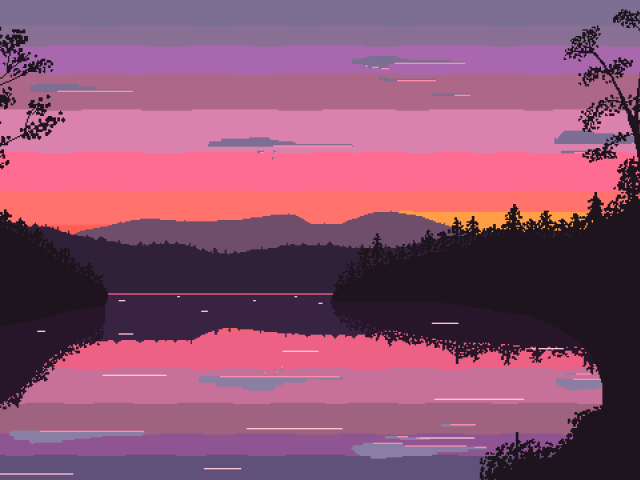
#> input picture App/B7/13NguyenLeHoangThanh/13.jpg, 640 x 480 px, found by its file name
$ python NLHT_B71_Slide.py
#> lines starting #> are read from the running program, lines starting #| are printed output that depends on the picture
# -*- coding: utf-8 -*-
"""
Created on Mon Nov  1 13:38:00 2021

@author: thanh
"""

import cv2
import numpy as np

INPUT_IMAGE = "13.jpg"

def apply_sliding_window(img, kernel, padding=0, stride=1):
    h, w = img.shape[:2]

    img_p = np.zeros([h+2*padding, w+2*padding])

    img_p[padding:padding+h, padding:padding+w] = img

    kernel = np.array(kernel)

    assert len(kernel.shape) == 2 and kernel.shape[0] == kernel.shape[1]
    assert kernel.shape[0] % 2 != 0
    k_size = kernel.shape[0]
    k_half = int(k_size/2)

    y_pos = [v for idx, v in enumerate(list(range(k_half, h-k_half))) if idx % stride == 0]
    x_pos = [v for idx, v in enumerate(list(range(k_half, w-k_half))) if idx % stride == 0]

    new_img = np.zeros([len(y_pos), len(x_pos)])

    for new_y, y in enumerate(y_pos):
        for new_x, x in enumerate(x_pos):
            if k_half == 0:
                pixel_val = img_p[y, x] * kernel
            else:
                pixel_val = np.sum(img_p[y-k_half:y-k_half+k_size, x-k_half:x-k_half+k_size] * kernel)
            new_img[new_y, new_x] = pixel_val
    return new_img

def sliding_window(img, kernel, padding=0, stride=1):	#làm mờ ảnh
    layer_blue = apply_sliding_window(img[:,:,0], kernel, padding, stride)
    layer_green = apply_sliding_window(img[:,:,1], kernel, padding, stride)
    layer_red = apply_sliding_window(img[:,:,2], kernel, padding, stride)
    new_img = np.zeros(list(layer_blue.shape) + [3])
    new_img[:,:,0], new_img[:,:,1], new_img[:,:,2] = layer_blue, layer_green, layer_red
    return new_img

if __name__ == "__main__":
    img = cv2.imread(INPUT_IMAGE)
#> img is the input picture: shape (480, 640, 3); mean B, G, R 113.4, 83.2, 142.3
    cv2.imshow("Hinh goc",img)
    new_img = sliding_window(img, kernel=[[1]], padding=0, stride=2) # làm mở RGB
    cv2.imshow("Hinh moi",new_img)
    cv2.imwrite('13_new.jpg', new_img)
    print('Kich thuoc hinh GOC:', img.shape)
#| Kich thuoc hinh GOC: (480, 640, 3)
    print('Kich thuoc hinh moi:', new_img.shape)
#| Kich thuoc hinh moi: (240, 320, 3)
    cv2.waitKey(0)
    cv2.destroyAllWindows()

    print('	')

    lighten_blur_img = sliding_window(img, kernel=[[0.33, 0.33, 0.33], [0.33, 0.33, 0.33], [0.33, 0.33, 0.33]], padding=1, stride=1)
#> call 4 of apply_sliding_window, with padding = 1, stride = 1
#> in apply_sliding_window (call 4), `img_p[padding:padding+h, padding:padding+w] = img`:
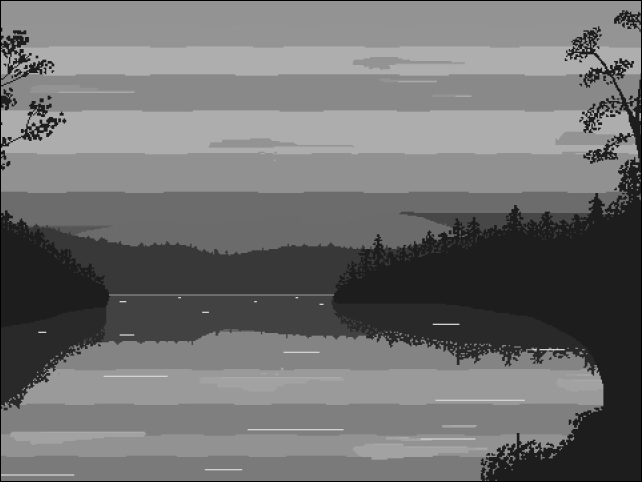
#> img_p: shape (482, 642) float64; min 0, max 212, mean 112.5
#> after the loop in apply_sliding_window (call 4), `for new_y, y in enumerate(y_pos):`:
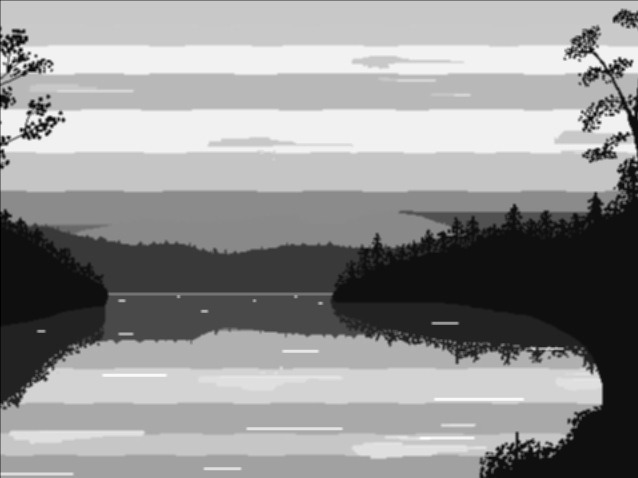
#> new_img: shape (478, 638) float64; min 56.76, max 540.2, mean 337; drawn with min black and max white
#> in apply_sliding_window (call 5), `img_p[padding:padding+h, padding:padding+w] = img`:
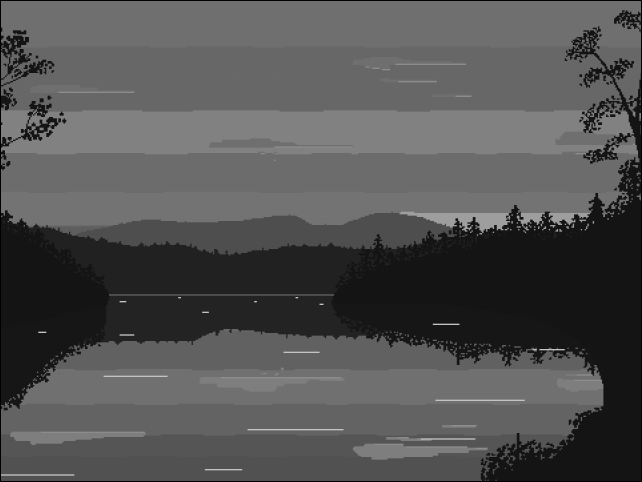
#> img_p: shape (482, 642) float64; min 0, max 196, mean 82.6
#> after the loop in apply_sliding_window (call 5), `for new_y, y in enumerate(y_pos):`:
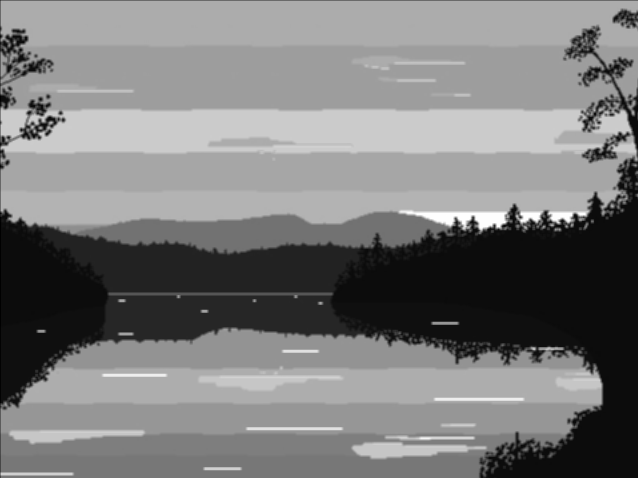
#> new_img: shape (478, 638) float64; min 38.94, max 469.9, mean 247.5; drawn with min black and max white
#> in apply_sliding_window (call 6), `img_p[padding:padding+h, padding:padding+w] = img`:
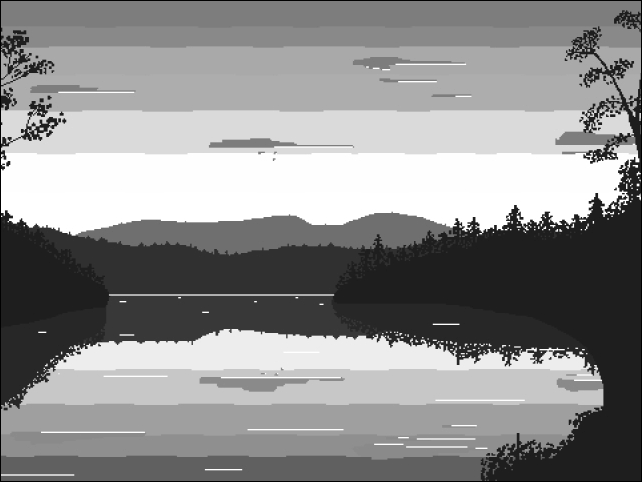
#> img_p: shape (482, 642) float64; min 0, max 255, mean 141.3
#> after the loop in apply_sliding_window (call 6), `for new_y, y in enumerate(y_pos):`:
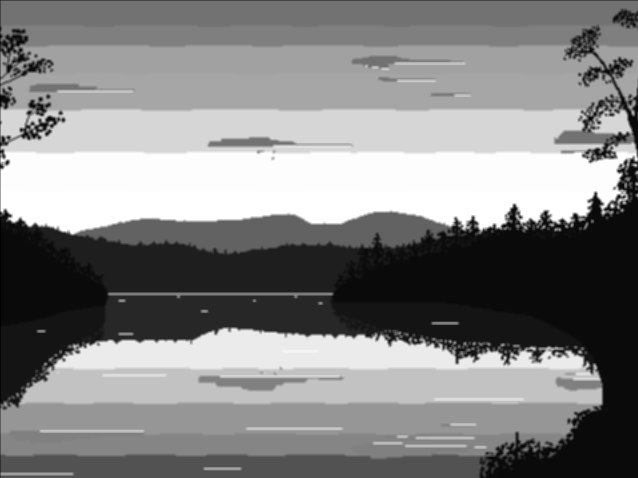
#> new_img: shape (478, 638) float64; min 59.07, max 757.4, mean 423.9; drawn with min black and max white

    cv2.imshow("Hinh lighten_blur",lighten_blur_img)

    cv2.imwrite('13_new_blur.jpg', lighten_blur_img)
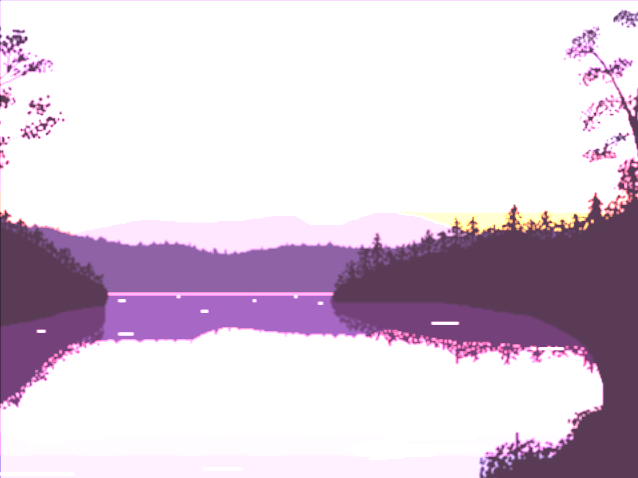
#> saved as 13_new_blur.jpg: shape (478, 638, 3); mean B, G, R 218.3, 203.3, 217.9

    print('Kích thước hình gốc:', img.shape)
#| Kích thước hình gốc: (480, 640, 3)
    print('Kích thước sau khi lighten_blur:', lighten_blur_img.shape)
#| Kích thước sau khi lighten_blur: (478, 638, 3)
    cv2.waitKey(0)
    cv2.destroyAllWindows()
